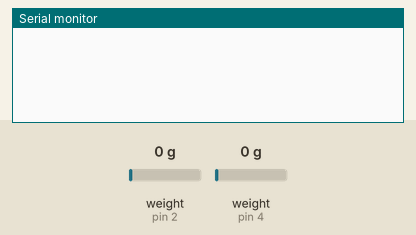
This sketch was run on a simulated Arduino Uno, built with avr-gcc and run on an emulated ATmega328P. Parts: the last lines printed to the serial monitor. The test bench sets the inputs (shaded band); at power-on: weight on the scale (sensors on pin 2, pin 4) 0 g.

Above: at 3.2 s.
3.3 s: weight on the scale (sensor on pin 2) set to 100 g
At 4.57 s:
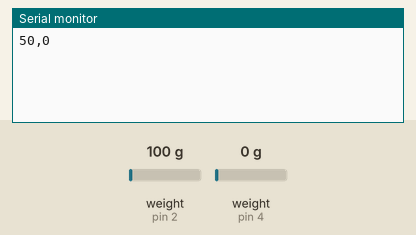
6.1 s: weight on the scale (sensor on pin 4) set to 100 g
At 6.12 s:
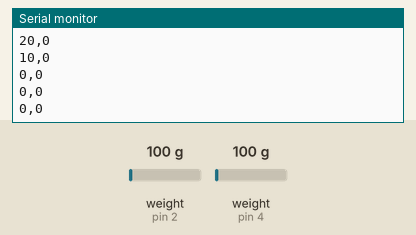
7.6 s: weight on the scale (sensor on pin 2) set to 1250 g
At 7.66 s:
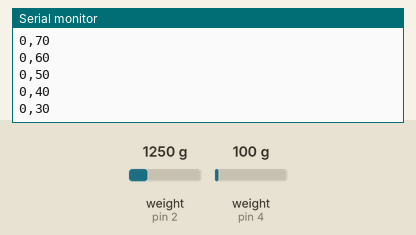
9.1 s: weight on the scale (sensor on pin 4) set to 1250 g
At 9.21 s:
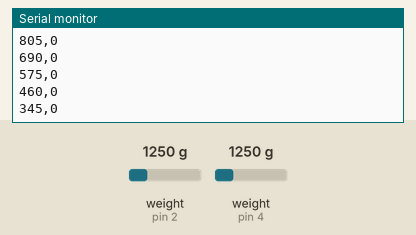
Timing chart, 0 to 11.6 s (numbered marks = the images above; inputs shaded):
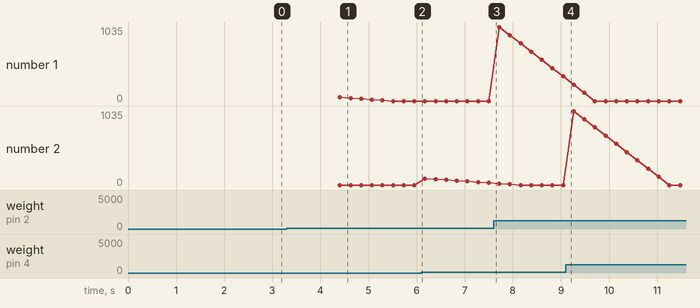

Measured:
- after the input at 3.3 s, the serial monitor: prints a new line after 1.1 s (image 1)
- plotted number 1: 0 → 345 after the input at 7.6 s

The sketch:

bumper.ino
```cpp
#define BAUD_RATE 115200
#define TIMEOUT_MS 20

#include "HX711.h"
#define DAT_PIN_1 2 //D2
#define CLK_PIN_1 3 //D3
#define DAT_PIN_2 4 //D4
#define CLK_PIN_2 5 //D5
#define SCALE 100.0
#define CALIBRATION_INTERVAL 10
#define SAMPLING_INTERVAL 1

HX711 loadcell_1;
HX711 loadcell_2;

const size_t mem_size = CALIBRATION_INTERVAL;
double mem_1[mem_size];
double mem_2[mem_size];

bool filled = false;
int pos = 0;


double mean(double mem[]) {
	double res = 0;
	for (int i = 0; i < mem_size; i++) {
		res = res + mem[i];
	}
	return res / mem_size;
}


void setup() {
	Serial.begin(BAUD_RATE);
	loadcell_1.begin(DAT_PIN_1, CLK_PIN_1);
	loadcell_2.begin(DAT_PIN_2, CLK_PIN_2);
	while (!loadcell_1.is_ready() || !loadcell_2.is_ready()) {
		delay(TIMEOUT_MS);
	}
	loadcell_1.set_scale(SCALE);
	loadcell_2.set_scale(SCALE);
	loadcell_1.tare(CALIBRATION_INTERVAL);
	loadcell_2.tare(CALIBRATION_INTERVAL);
}

void loop() {

	if (loadcell_1.wait_ready_timeout(TIMEOUT_MS) &&
			loadcell_2.wait_ready_timeout(TIMEOUT_MS)) {

		mem_1[pos] = loadcell_1.get_units(SAMPLING_INTERVAL);
		mem_2[pos] = loadcell_2.get_units(SAMPLING_INTERVAL);

		if (filled) {
			Serial.print((long)(mem_1[pos] - mean(mem_1)));
			Serial.print(",");
			Serial.print((long)(mem_2[pos] - mean(mem_2)));
			Serial.println("");
		}

		if (++pos >= mem_size) {
			filled = true;
			pos = 0;
		}

	}

	delay(TIMEOUT_MS);
}
```
